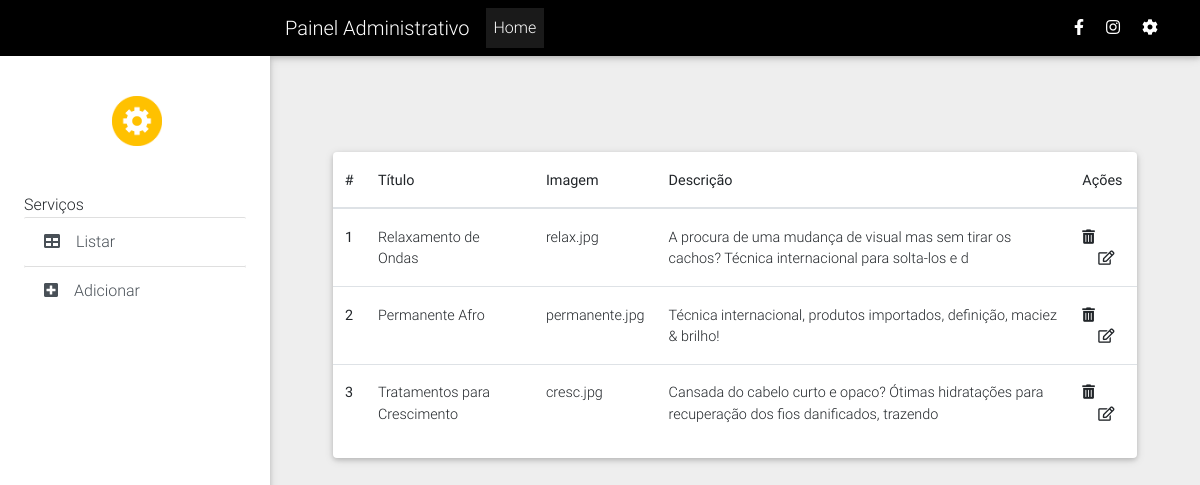
Screenshot of /index.php/admin with the database file from the repository.
### tables this page shows
CREATE TABLE `servicos` (
  `ID` int(100) NOT NULL,
  `TITULO` varchar(50) NOT NULL,
  `RESUMO` varchar(100) NOT NULL,
  `IMAGEM` varchar(100) NOT NULL
);

### application/controllers/Admin.php (called while the page is built, shortened)
<?php
class Admin extends CI_Controller {
	public function index()
	{
		$data['servicos'] = $this->HomeModel->all();
		$this->load->view('admin/header');
		$this->load->view('admin/navbar');
		$this->load->view('admin/sidebar');
		$this->load->view('admin/listar', $data);
		$this->load->view('admin/footer');
	}
}

### index.php (called while the page is built, shortened)
<?php
require_once BASEPATH.'core/CodeIgniter.php';

### application/models/HomeModel.php (called while the page is built, shortened)
<?php
class HomeModel extends CI_Model{
    public function __construct(){
        $this->db = $this->load->database('default', TRUE);
    }
    public function all(){
        $result_set = $this->db->get('servicos');
        return $result_set->result_array();
    }
}

### application/views/admin/listar.php (the view)
<main class="pt-5 mx-lg-5">
    <div class="container-fluid mt-5">
                <div class="card mb-4 wow fadeIn">
                <div class="table-responsive">
                    <table class="table">
                <thead>
                <tr>
                    <th scope="col">#</th>
                    <th scope="col">Título</th>
                    <th scope="col">Imagem</th>
                    <th scope="col">Descrição</th>
                    <th scope="col">Ações</th>
                </tr>
                </thead>
                <tbody>
                <?php foreach($servicos as $servico){?>
                    <tr>
                        <th scope="row"><?= $servico['ID']?></th>
                        <td><?= $servico['TITULO']?></td>
                        <td><?= $servico['IMAGEM']?></td>
                        <td><?= $servico['RESUMO']?></td>
                        <td><a href="<?php echo site_url('admin/deleteCCard').'/'.$servico['ID'];?>" ><i class="fas fa-trash-alt"></i></a><a href="<?php echo site_url('admin/editar').'/'.$servico['ID'];?>"><i class="ml-3 far fa-edit"></i></td></a>
                    </tr>
                <?php }?>
                </tbody>
            </table>
        </div>
    </div>
</main>

### rows the page displays
servicos: ID "1", TITULO "Relaxamento de Ondas", IMAGEM "relax.jpg", RESUMO "A procura de uma mudança de visual mas sem tirar os cachos? Técnica internacional para solta-los e d"
servicos: ID "2", TITULO "Permanente Afro", IMAGEM "permanente.jpg", RESUMO "Técnica internacional, produtos importados, definição, maciez & brilho!"
servicos: ID "3", TITULO "Tratamentos para Crescimento", IMAGEM "cresc.jpg", RESUMO "Cansada do cabelo curto e opaco? Ótimas hidratações para recuperação dos fios danificados, trazendo"
